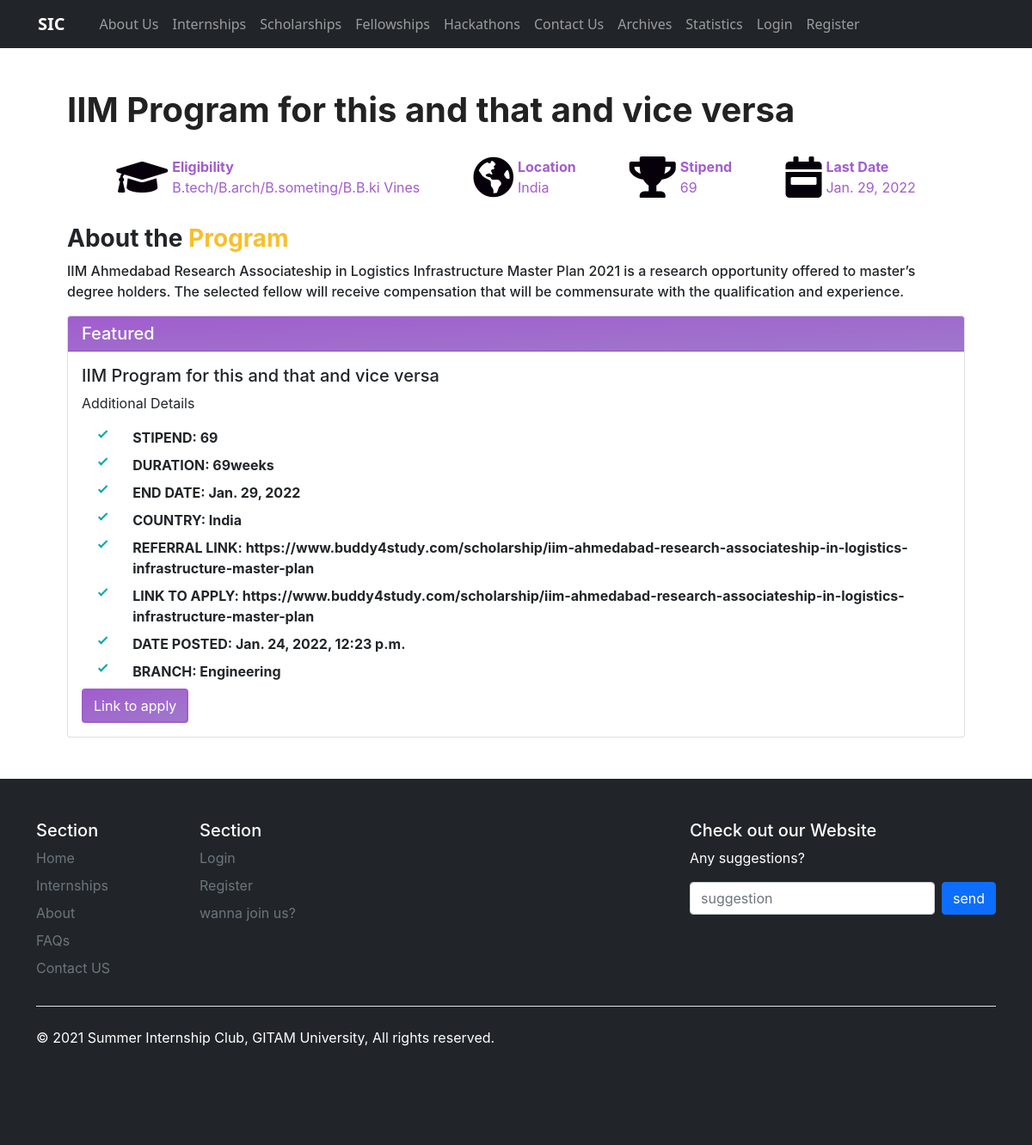
The app's page /scholarships/search/IIM Program for this and that and vice versa/ with its own data.
### page/models.py (models this page shows, shortened)
class Scolarships(models.Model):
    name = models.CharField(max_length=150)
    eligibility = models.CharField(max_length=150)
    description = models.TextField()
    university_organization = models.CharField(max_length=100, null=True)
    stipend = models.CharField(max_length=80)
    duration = models.CharField(max_length=80)
    end_date = models.DateField()
    country = models.CharField(max_length=50)
    branch = models.CharField(max_length=50, choices=BRANCH_CHOICES, default='Everyone')
    referral_link = models.CharField(max_length=150, null=True)
    link_to_apply = models.CharField(max_length=150)
    date_posted = models.DateTimeField(default=timezone.now, blank=False)

### page/views.py (the view)
# urls.py: path('scholarships/search/<str:name>/', views.specific_scholarship, name='specific_scholarship'),
def specific_scholarship(request, name):
    print("================================")
    print("function triggered")
    print("name: ", name)
    print("type: ", type(name))
    print("================================")
    try:
        post = Scolarships.objects.get(name=name)
    except post.DoesNotExist:
        raise Http404("Fellowship Does Not Exist")
    context = {
            "post": post
        }
    return render(request, 'page/specific_scholarship.html', context)

### page/templates/page/specific_scholarship.html (shortened to what this page needs)
{% extends "page/base.html" %} {% block content %} {% load static %}
<link
  href="https://cdnjs.cloudflare.com/ajax/libs/font-awesome/5.13.0/css/all.min.css"
  rel="stylesheet"
/>
<div class="container p-5">
  <div class="heading">
    <h1>
      {{ post.name }}
    </h1>
  </div>
  <div class="banner">
    <div class="banner2">
      <i class="fas fa-graduation-cap fa-3x"></i>
      <div>
        <span><b>Eligibility</b></span>
        <p>{{ post.eligibility }}</p>
      </div>
    </div>
    <div class="banner2">
      <i class="fas fa-globe-americas fa-3x"></i>
      <div>
        <span><b>Location</b></span>
        <p>{{ post.country }}</p>
      </div>
    </div>
    <div class="banner2">
      <i class="fas fa-trophy fa-3x"></i>
      <div>
        <span><b>Stipend</b></span>
        <p>{{ post.stipend }}</p>
      </div>
    </div>
    <div class="banner2">
      <i class="fas fa-calendar-week fa-3x"></i>
      <div>
        <span><b>Last Date</b></span>
        <p>{{ post.end_date }}</p>
      </div>
    </div>
  </div>
  <div class="about">
    <h3>About the <span>Program</span></h3>
    <p>
      {{ post.description }}
    </p>
  </div>
  <div class="card">
    <h5 class="card-header">Featured</h5>
    <div class="card-body">
      <h5 class="card-title">{{ post.name }}</h5>
      <p class="card-text">
        Additional Details
      </p>
      <div>
        <ul class="check-list">
          <li>STIPEND: {{ post.stipend }}</li>
          <li>DURATION: {{ post.duration }}</li>
          <li>END DATE: {{ post.end_date }}</li>
          <li>COUNTRY: {{ post.country }}</li>
          <li>REFERRAL LINK: {{ post.referral_link }}</li>
          <li>LINK TO APPLY: {{ post.link_to_apply }}</li>
          <li>DATE POSTED: {{ post.date_posted }}</li>
          <li>BRANCH: {{ post.branch }}</li>
        </ul>
      </div>
      <a href="{{ post.link_to_apply }}" class="btn btn-primary"
        >Link to apply</a
      >
    </div>
  </div>
</div>
{% endblock content %}

### page/templates/page/specific_scholarship.html (style rules this page uses)
.container { font-family: "Inter", sans-serif; }
.heading h1 { font-weight: bolder; color: rgb(34, 34, 34); }
.about h3 { font-weight: bold; }
.about span { color: rgb(248, 191, 45); }
.about p { font-weight: 500; }
.banner { display: flex; justify-content: space-evenly; align-items: center; margin: 20px 0px 15px 0px; }
.banner2 { display: flex; margin: 10px 5px 0px 5px; }
.banner2 i { margin-right: 5px; color: #06000a; }
.banner2 span { color: #a15dce; }
.banner2 p { color: #a15dce; }
.card-header { background: #a15dce; background: -webkit-linear-gradient(top left, #a15dce, #9f78cc); background: -moz-linear-gradient(top left, #a15dce, #9f78cc); background: linear-gradient(to bottom right, #a15dce, #9f78cc); color: white; }
.check-list { margin: 0; padding-left: 1.2rem; }
.check-list li { position: relative; list-style-type: none; padding-left: 2.5rem; margin-bottom: 0.5rem; font-weight: bold; }
.check-list li:before { content: ""; display: block; position: absolute; left: 0; top: -2px; width: 5px; height: 11px; border-width: 0 2px 2px 0; border-style: solid; border-color: #00a8a8; transform-origin: bottom left; transform: rotate(45deg); }
.card-body a { border: 2px solid #a15dce; background: #a15dce; background: -webkit-linear-gradient(top left, #a15dce, #9f78cc); background: -moz-linear-gradient(top left, #a15dce, #9f78cc); background: linear-gradient(to bottom right, #a15dce, #9f78cc); }

### records on screen
Scolarships: name "IIM Program for this and that and vice versa", eligibility "B.tech/B.arch/B.someting/B.B.ki Vines", country "India", stipend "69", end_date "Jan. 29, 2022", description "IIM Ahmedabad Research Associateship in Logistics Infrastructure Master Plan 2021 is a research opportunity offered to master’s degree holders. The selected fellow will receive compensation that will be commensurate with the qualification and experience.", duration "69weeks", referral_link "https://www.buddy4study.com/scholarship/iim-ahmedabad-research-associateship-in-logistics-infrastructure-master-plan", link_to_apply "https://www.buddy4study.com/scholarship/iim-ahmedabad-research-associateship-in-logistics-infrastructure-master-plan", date_posted "Jan. 24, 2022, 12:23 p.m.", branch "Engineering"
